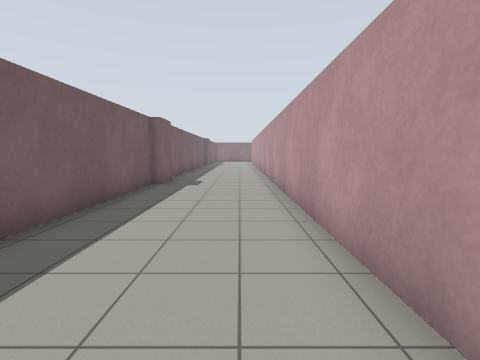
[1] (above)

22 first-person views from a walk through a Gazebo world. The camera is 1.2 m above the floor, tilts 6° down and sees 85° across. The floor is counted in squares, 1 m on a side. Each view is taken from the middle of a square. On the plan, view 1 faces up. The plan holds only what a view shows up to about 12 squares ahead; the rest is blank. The place goes on beyond the plan. Some surface patterns are stand-ins.

[2]
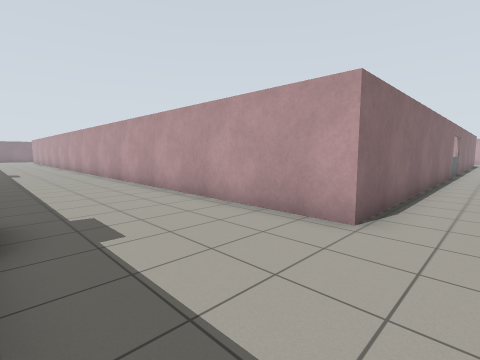

[3]
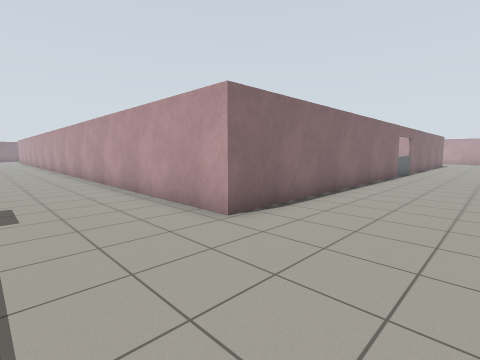

[4]
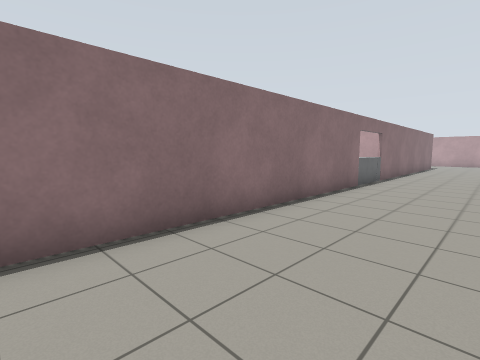

[5]
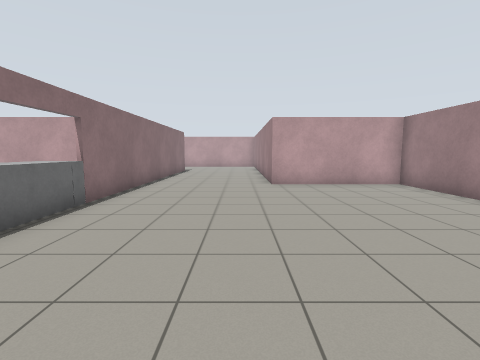

[6]
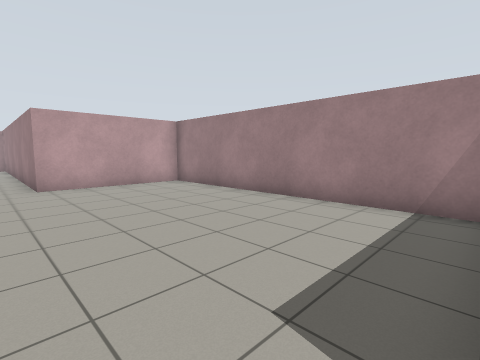

[7]
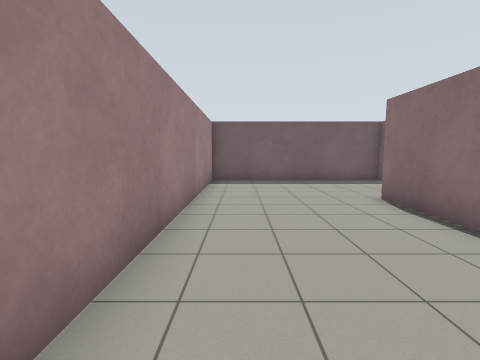

[8]
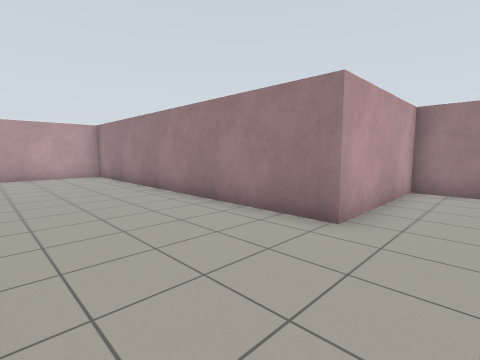

[9]
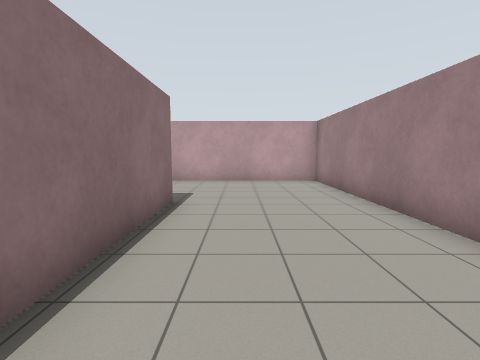

[10]
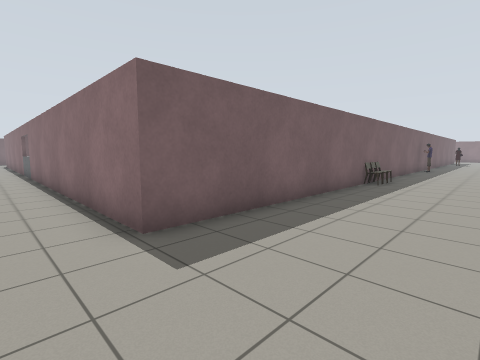

[11]
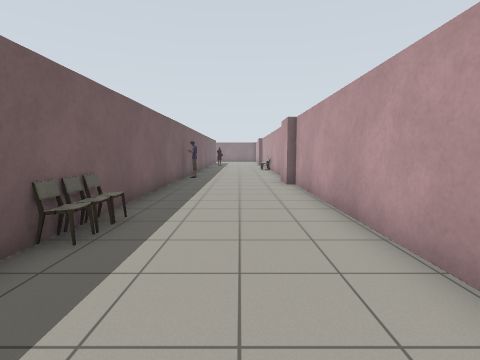

[12]
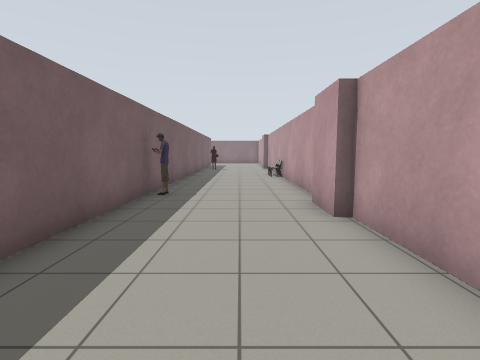

[13]
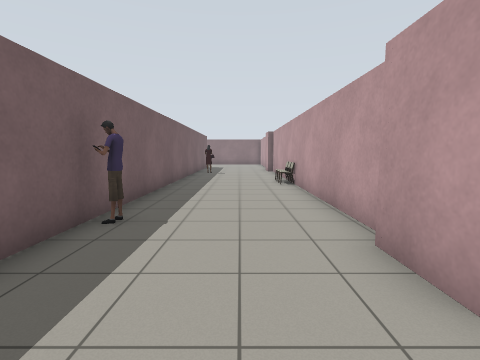

[14]
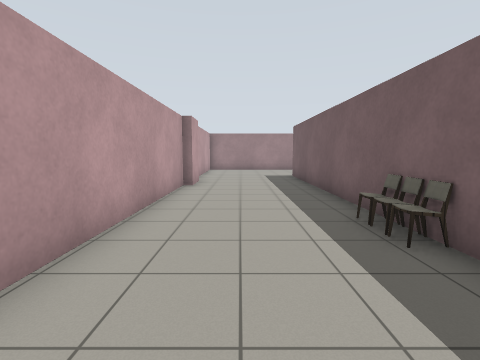

[15]
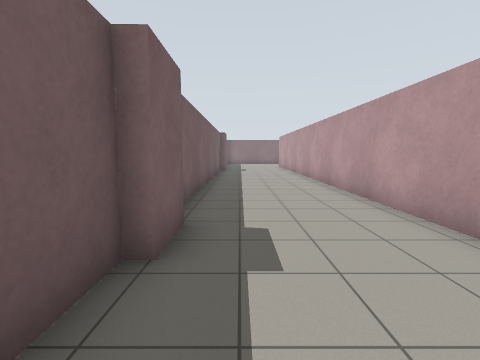

[16]
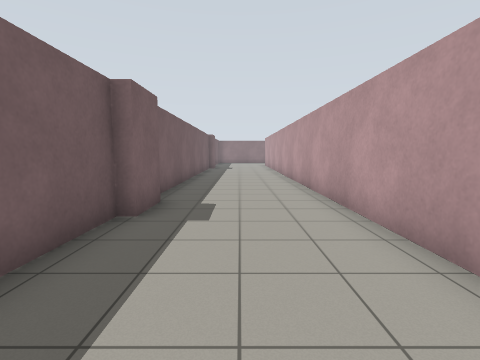

[17]
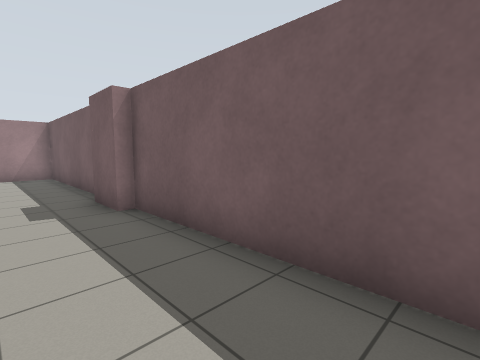

[18]
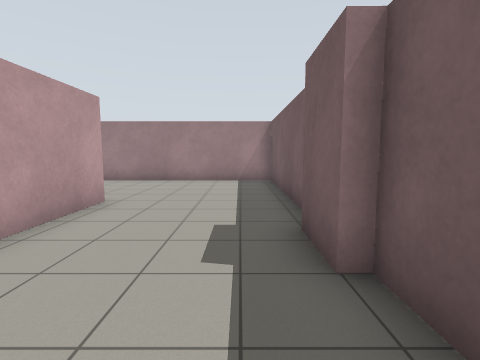

[19]
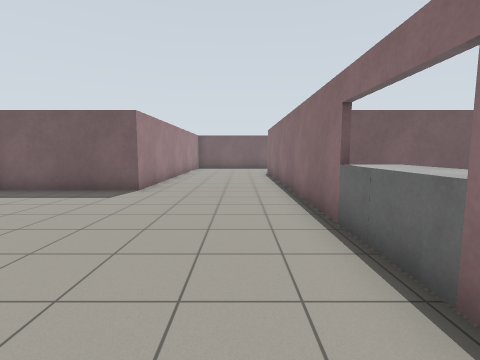

[20]
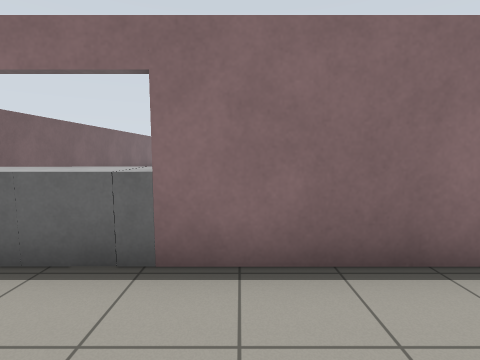

[21]
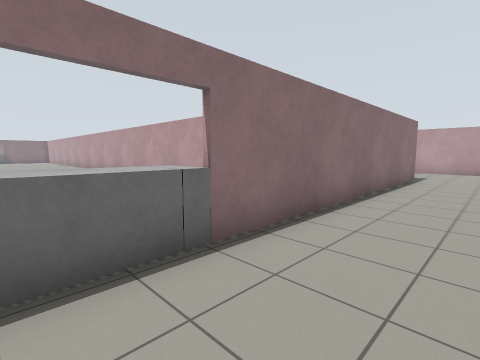

[22]
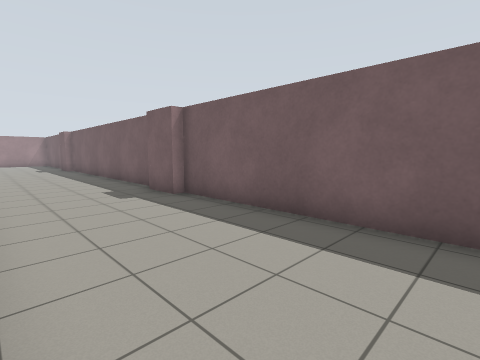

### Floor plan
Points are (right, up) in squares from view 1. A wall is a line through its corners. A room is listed if a view was taken in it or the views show most of it. See-through windows are left out.
Room 1 (views 1, 2, 3, 4, 5, 6, 7, 8, 9, 10, 11, 12, 13, 14, 15, 16, 17, 18, 19, 20, 21, 22)
walls: (12.6, -5.4) (1.3, -5.4) (1.3, 18.5); (9.1, -15.1) (18.9, -15.1) (18.9, -10.2) (31.1, -10.2) (31.1, -4.1); (30.7, -3.1) (30.8, -1.6); (31.1, -1.6) (31.1, 9.9); (-3, -1.4) (-3, -3.1); (-3.3, -2.9) (-3.3, -10.2) (8.8, -10.2) (8.8, -14.6); (30.8, 9.9) (30.8, 11.4); (31.1, 11.9) (31.1, 17.4); (26.3, 18.5) (26.3, -5.4) (15.4, -5.4); (-3.3, 18.4) (-3.3, 11.3) (-2.9, 11.3) (-2.9, 9.8) (-3.3, 9.8) (-3.3, -1.5)
objects: grey box (13, -5) to (14, -4); grey box (15, -5) to (15, -4); chair (27, 4); person (27, 12); other object (31, 18)

Where each view was taken, in squares from view 1:
view 1: 0 up, 0 right, facing up
view 2: 7 down, 3 left, facing up-right
view 3: 9 down, 2 left, facing up-right
view 4: 9 down, 3 right, facing up-right
view 5: 9 down, 9 right, facing right
view 6: 9 down, 9 right, facing down-right
view 7: 9 down, 8 right, facing left
view 8: 6 down, 17 right, facing down-right
view 9: 7 down, 20 right, facing right
view 10: 7 down, 30 right, facing up-left
view 11: 0 up, 29 right, facing up
view 12: 5 up, 29 right, facing up
view 13: 8 up, 29 right, facing up
view 14: 8 up, 29 right, facing down
view 15: 7 up, 2 left, facing up
view 16: 5 up, 1 left, facing up
view 17: 4 up, 1 left, facing down-left
view 18: 1 up, 2 left, facing down
view 19: 7 down, 17 right, facing left
view 20: 8 down, 16 right, facing up
view 21: 8 down, 13 right, facing up-right
view 22: 18 up, 1 right, facing down-left
